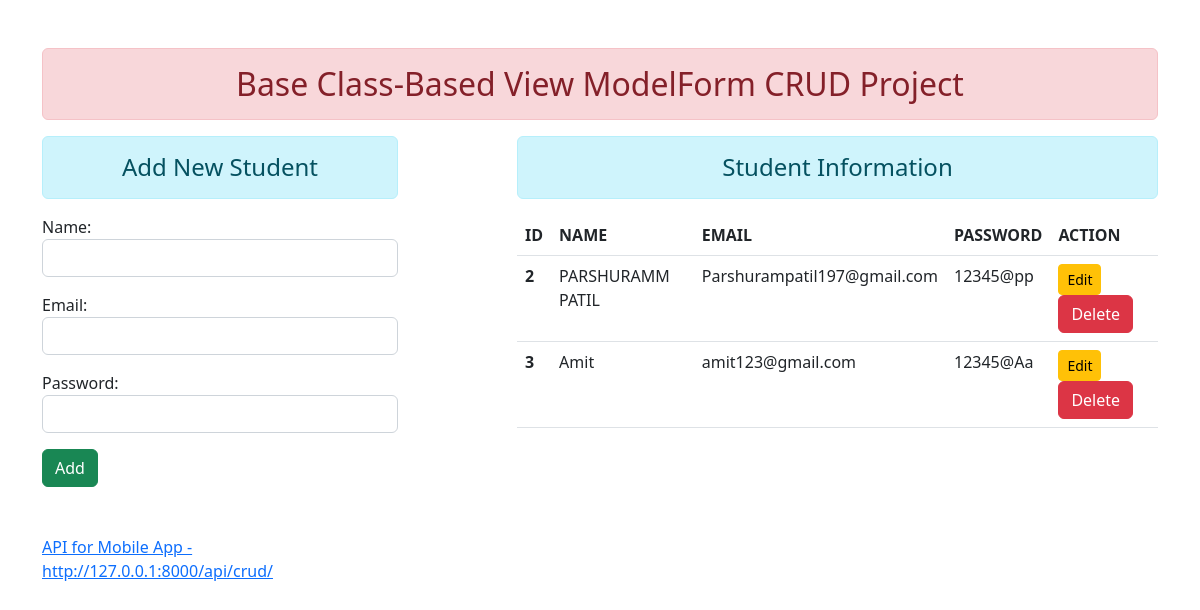
Before: / with the older database file.
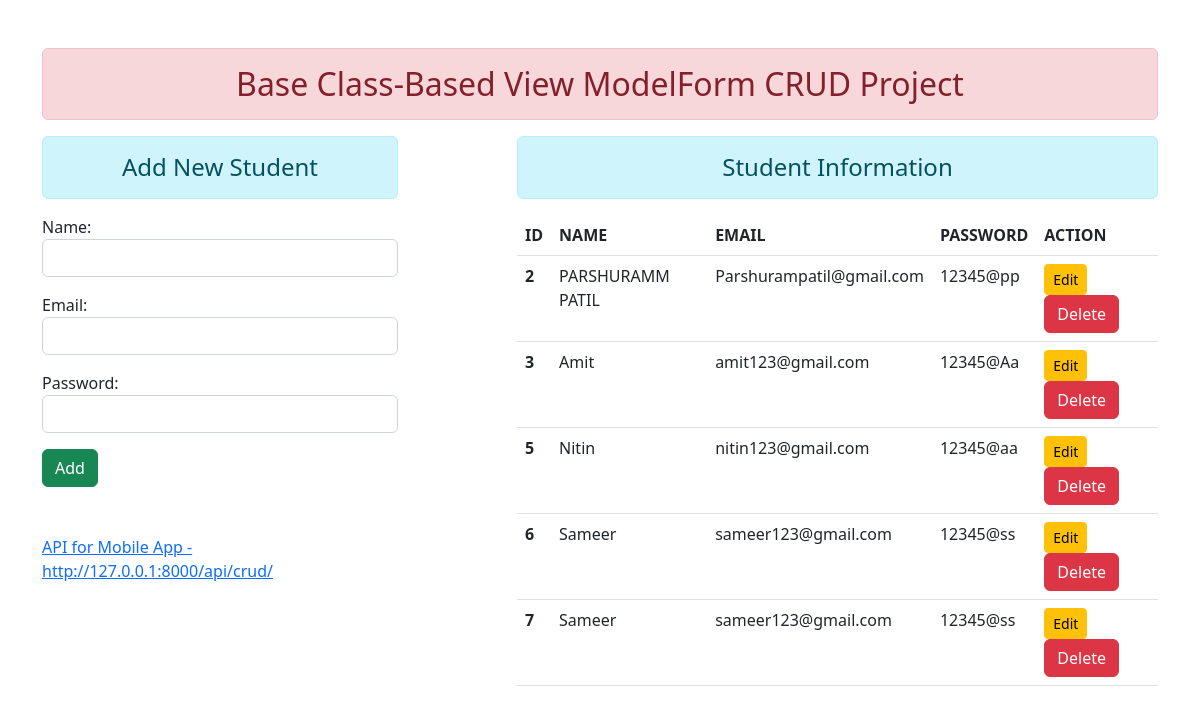
After: the same page with the newer database file.
### enroll/models.py (models this page shows)
class User(models.Model):
    name = models.CharField(max_length=255)
    email = models.EmailField(max_length=255)
    password = models.CharField(max_length=255)

### enroll/views.py (the view, shortened to what this page needs)
# urls.py: path('', views.UserAddShowView.as_view(), name='addandshow'),
class UserAddShowView(TemplateView):
    template_name = 'enroll/addandshow.html'
    def get_context_data(self, *args, **kwargs):
        context = super().get_context_data(**kwargs)
        fm = StudentRegForm()
        stud = User.objects.all()
        context = {'form': fm, 'stu': stud}
        return context

### enroll/forms.py
class StudentRegForm(forms.ModelForm):
    class Meta:
        model = User
        fields = ['name', 'email', 'password']
        widgets = {
            'name': forms.TextInput(attrs={'class':'form-control'}),
            'email': forms.EmailInput(attrs={'class':'form-control'}),
            'password': forms.PasswordInput(render_value=True ,attrs={'class':'form-control'}),
        }

### enroll/templates/enroll/addandshow.html (shortened to what this page needs)
{% extends 'enroll/base.html' %}
{% block content %}
<div class="row">
  <div class="col-sm-4">
    <h4 class="text-center alert alert-info">Add New Student</h4>
    <form method="post">
        {{form.as_p}}
        <input type="submit" value="Add" class="btn btn-success">
    </form><br><br>
    <a href="http://127.0.0.1:8000/api/crud/">API for Mobile App - http://127.0.0.1:8000/api/crud/</a>
  </div>
  <div class="col-sm-7 offset-1">
    <h4 class="text-center alert alert-info">Student Information</h4>
    {% if stu %}
        <table class="table table-hover">
        <thead>
            <tr>
                <th scope="col">ID</th>
                <th scope="col">NAME</th>
                <th scope="col">EMAIL</th>
                <th scope="col">PASSWORD</th>
                <th scope="col">ACTION</th>
            </tr>
        </thead>
        <tbody>
            {% for st in stu  %}
            <tr>
                <th scope="row">{{st.id}}</th>
                <td>{{st.name}}</td>
                <td>{{st.email}}</td>
                <td>{{st.password}}</td>
                <td>
                    <a href="{% url 'updatedata' st.id %}" class="btn btn-warning btn-sm">Edit</a>
                    <form action="{% url 'deletedata' st.id %}" method="post" class="d-inline">
                        <input type="submit" value="Delete" class="btn btn-danger">
                    </form>
                </td>
            </tr>
            {% endfor %}
        </tbody>
        </table>
    {% else %}
        <h4 class="text-center alert alert-warning">No Records</h4>
    {% endif %}
  </div>
</div>
{% endblock content %}

### enroll/templates/enroll/base.html (shortened to what this page needs)
<!DOCTYPE html>
{% load static %}
<html lang="en">
<head>
    <link rel="stylesheet" href="{% static 'enroll/css/bootstrap.min.css' %}">
</head>
<body>
    <div class="container mt-5">
        <h2 class="text-center alert alert-danger">Base Class-Based View ModelForm CRUD Project</h2>
        {% block content %}{% endblock content %}
    </div>
</body>
</html>

Changed rows visible on the page:
changed User "PARSHURAMM PATIL": email "Parshurampatil197@gmail.com" → "Parshurampatil@gmail.com"
added User: id "5", name "Nitin", email "nitin123@gmail.com", password "12345@aa"
added User: id "6", name "Sameer", email "sameer123@gmail.com", password "12345@ss"
added User: id "7", name "Sameer", email "sameer123@gmail.com", password "12345@ss"
